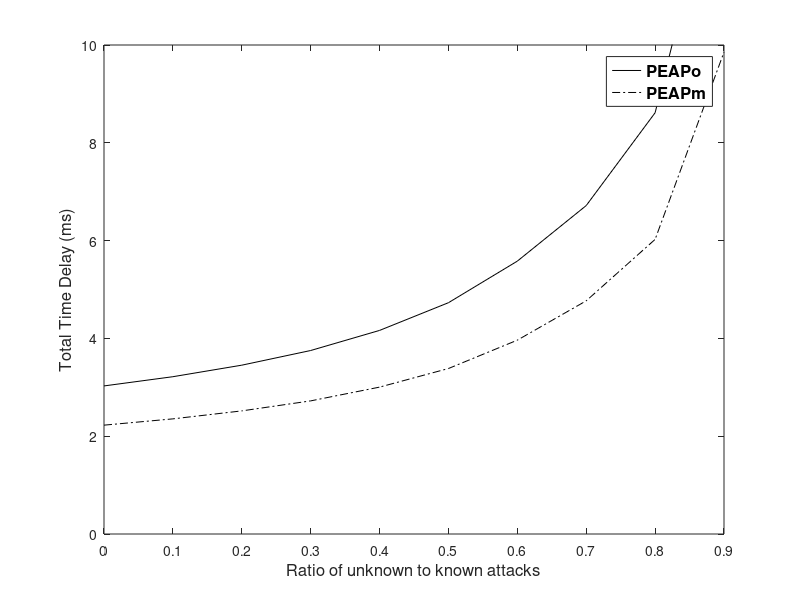

This figure's MATLAB source:
clc;
clear;
 
trsae= 0.1667 %rsaencryption
trsad= 0.1667 %rsadecryption
thmacsha256= 0.0714
tsha1= 0.0384; %sha
tsha256= 0.05 %sha256
tmd5= 0.05263; %md5
tdese= 0.29165; %desencryption
tdesd= 0.29165; %desdecryption
 
%PEAP AUTHENTICATION
peapo_a = [trsae,5*thmacsha256+2*thmacsha256, 2*thmacsha256,14*thmacsha256+tdese,tdesd, tmd5+tdese, tdesd];
peapo_b= [trsad,5*thmacsha256+2*thmacsha256, 2*thmacsha256,14*thmacsha256+tdesd, tdese,tdesd+tmd5, tdese];
peapo=[trsae,trsad,5*thmacsha256+2*thmacsha256, 5*thmacsha256+ 2*thmacsha256, 2*thmacsha256,2*thmacsha256, 14*thmacsha256 + tdese,14*thmacsha256+tdesd, tdese, tdesd, tmd5+tdese,tdesd+tmd5,tdese,tdesd];
 
%total===============================
for tmp = 2:length(peapo_a);
    peapo_a (tmp)= peapo_a (tmp-1)+ peapo_a (tmp);        
end
 
for tmp = 2:length(peapo);
    peapo (tmp)= peapo (tmp-1)+ peapo (tmp);        
end
 
%PEAP AUTHENTICATION Modified
peapm_a = [trsae, 2*thmacsha256+tsha1+thmacsha256,thmacsha256, 4*thmacsha256+6*tsha1+tdese, tdesd, tmd5+tdese, tdesd];
peapm_b= [trsad, 2*thmacsha256+tsha1+thmacsha256,thmacsha256, 4*thmacsha256+6*tsha1+tdesd, tdese, tmd5+tdesd, tdese];
peapm=[trsae, trsad, 2*thmacsha256+tsha1+thmacsha256, 2*thmacsha256+tsha1+thmacsha256, thmacsha256, thmacsha256, 4*thmacsha256+6*tsha1+tdese, 4*thmacsha256+6*tsha1+tdesd,tdese, tdesd, tmd5+tdese, tmd5+tdesd, tdese, tdesd];
 
%total===============================
for tmp = 2:length(peapm_a);
    peapm_a (tmp)= peapm_a (tmp-1)+ peapm_a (tmp);        
end
 
for tmp = 2:length(peapm);
    peapm (tmp)= peapm (tmp-1)+ peapm (tmp);        
end
 
 
total_number = 100000;
unkown_attacks= 0;
y_peapo = zeros(1,10);
y_peapm= zeros(1,10);
left_time_peapo= 0;
left_time_peapm=0;
n=1;
 
for x=0:0.1:0.9
 
    left_time_peapo= total_number*(1-x)*peapo_a(length(peapo_a));
    left_time_peapm= total_number*(1-x)*peapm_a(length(peapm_a));
    
   unknown_attacks = uint16(total_number*x);
    
   unexpected_delay_peapo = randi([1,length(peapo_a)],1,unknown_attacks); 
  unexpected_delay_peapm = randi([1,length(peapm_a)],1,unknown_attacks);
  
   attack_total_delay_peapo= 0;
    attack_total_delay_peapm= 0;
 
    for i=1:unknown_attacks
 
attack_total_delay_peapo = attack_total_delay_peapo + peapo_a(unexpected_delay_peapo(i));
attack_total_delay_peapm=attack_total_delay_peapm+peapm_a(unexpected_delay_peapm(i));
 
    end
 
    y_peapo(n)=(left_time_peapo+attack_total_delay_peapo)/(total_number*(1-x));
    y_peapm(n)=(left_time_peapm+attack_total_delay_peapm)/(total_number*(1-x));
    
    n=n+1;
end
 
x=0:0.1:0.9;
%figure;
plot(x,y_peapo,'-k', x, y_peapm,'-.k');
set(gca,'XTick',0:0.1:1);
set(gca, 'xticklabel', {'0','0.1','0.2','0.3','0.4','0.5','0.6','0.7','0.8','0.9','1'});
xlabel('Ratio of unknown to known attacks','fontsize',12);
ylabel('Total Time Delay (ms)','fontsize',12);
legend({'PEAPo', 'PEAPm'},'FontSize',12,'FontWeight','bold');
axis([0,0.9,0,10]);
 
 
 
 

